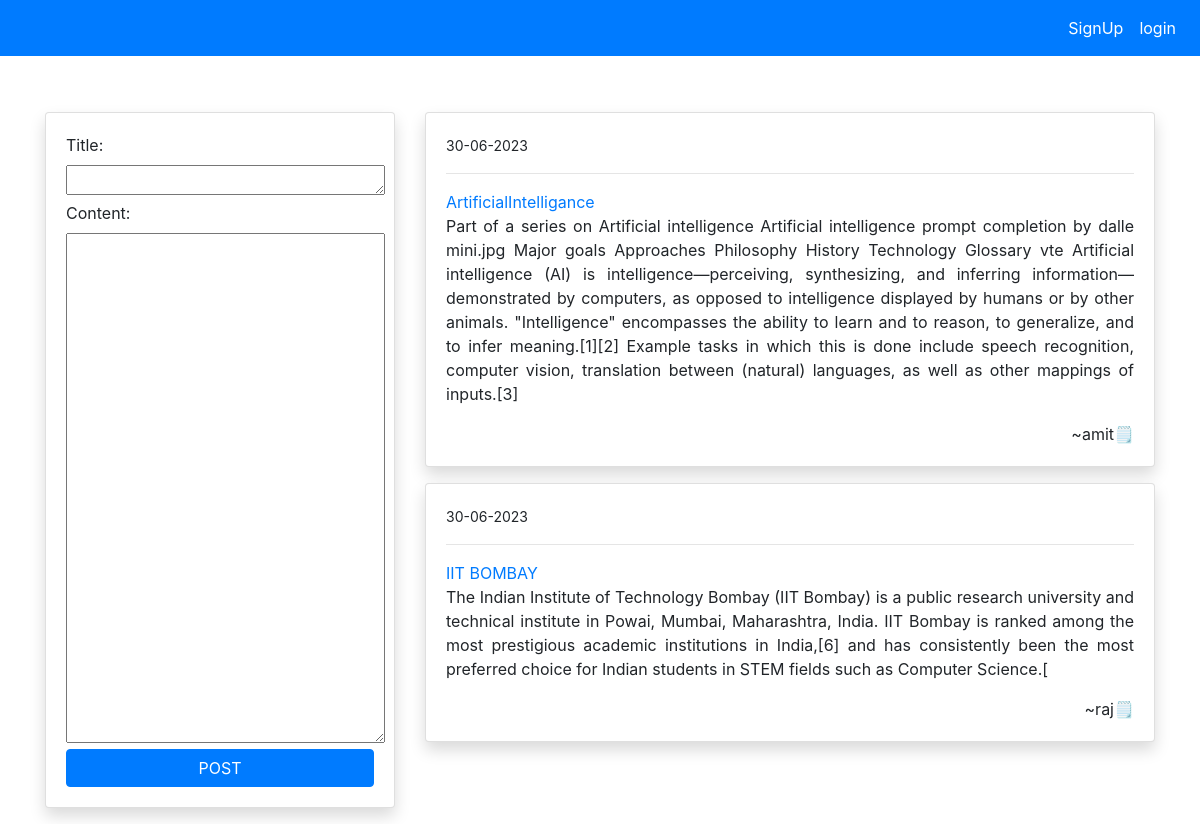
Page /blog on the committed database.
### blog/models.py (models this page shows, shortened)
class PostModel(models.Model):
    title=models.CharField(max_length=100)
    content=models.TextField()
    author=models.ForeignKey(User,on_delete=models.CASCADE)
    date_created=models.DateTimeField(auto_now_add=True)
    class Meta:
        ordering = ('-date_created',)

### blog/views.py (the view)
# urls.py: path('blog',views.index,name='blog-index'),
def index(request):
    posts=PostModel.objects.all()
    if request.method == 'POST':
        form=PostModelForm(request.POST)
        if form.is_valid():
            instance = form.save(commit=False)
            instance.author = request.user
            instance.save()
            return redirect('blog-index')
    else:
        form = PostModelForm()
    context={
        'posts':posts,
        'form':form
    }
    return render(request,'blog/index.html',context)

### blog/forms.py
class PostModelForm(forms.ModelForm):
    content = forms.CharField(widget=forms.Textarea(attrs={'rows':21,'cols':29}))
    title = forms.CharField(widget=forms.Textarea(attrs={'rows':1.5,'cols':29}))
    class Meta:
        model=PostModel
        fields=('title','content')

### templates/blog/index.html (shortened to what this page needs)
{% extends 'partials/base.html' %}
{% block content %}
<div class="container">
    <div class="row mt-5 pt-5">
        <div class="col-md-4">
            <div class="card my-3 shadow">
                <div class="card-body">
                    <form method="POST">
                        {{ form }}
                        <input class="btn btn-primary btn-block" type="submit" value="POST">
                    </div>
                </div>
            </div>
        <div class="col-md-8">
            {% for post in posts %}
            <div class='card shadow my-3'>
                <div class="card-body">
                    <div class="row">
                        <div class="col-md-12">
             <small>{{ post.date_created|date:"d-m-Y" }}</small>
                            <hr>
                        <a href="">{{ post.title}} </a>
                        <p class="text-justify">
                          {{ post.content}}</p>
                          <p class="float-right mb-0">~{{post.author}}🗒️</p>
                        </div>
                    </div>
                </div>
            </div>
            {% endfor %}
        </div>
    </div>
</div>
{% endblock %}

### templates/partials/base.html (shortened to what this page needs)
<!doctype html>
<html lang="en">
  <head>
    <link rel="stylesheet" href="https://cdn.jsdelivr.net/npm/bootstrap@4.6.2/dist/css/bootstrap.min.css">
  </head>
  <body>
   {% include 'partials/nav.html' %}
   {% block content %}
    {% endblock %}
  </body>
</html>

### templates/partials/nav.html (shortened to what this page needs)
<nav class="navbar navbar-expand-lg navbar-primary bg-primary fixed-top">
  {% if request.user.is_authenticated %}
 <div class="container">
    <a class="navbar-brand text-white" href="{% url 'blog-index' %}">Insight</a>
    <button class="navbar-toggler" type="button" data-toggle="collapse" data-target="#navbarSupportedContent" aria-controls="navbarSupportedContent" aria-expanded="false" aria-label="Toggle navigation">
      <span class="navbar-toggler-icon"></span>
    </button>
  <div class="collapse navbar-collapse" id="navbarSupportedContent">
      <ul class="navbar-nav ml-auto">
        <li class="nav-item active">
          <a class="nav-link text-white" href="#">Welcome 🙎🏻‍♂️{{ user }} <span class="sr-only">(current)</span></a>
        </li>
        <li class="nav-item">
          <a class="nav-link text-white" href="{% url 'users-logout'%}">Logout</a>
        </li>
      </ul>
      {% else %}
      <ul class="navbar-nav ml-auto">
        <li class="nav-item active">
          <a class="nav-link text-white" href="{% url 'user-sign-up' %}">SignUp <span class="sr-only">(current)</span></a>
        </li>
        <li class="nav-item">
          <a class="nav-link text-white" href="{% url 'users-login' %}">login</a>
        </li>
      </ul>
{% endif %}
</nav>

### rows in the picture
PostModel: date_created "30-06-2023", title "ArtificialIntelligance", content "Part of a series on Artificial intelligence Artificial intelligence prompt completion by dalle mini.jpg Major goals Approaches Philosophy History Technology Glossary vte Artificial intelligence (AI) is intelligence—perceiving, synthesizing, and inferring information—demonstrated by computers, as opposed to intelligence displayed by humans or by other animals. \"Intelligence\" encompasses the ability to learn and to reason, to generalize, and to infer meaning.[1][2] Example tasks in which this is done include speech recognition, computer vision, translation between (natural) languages, as well as other mappings of inputs.[3]", author "amit"
PostModel: date_created "30-06-2023", title "IIT BOMBAY", content "The Indian Institute of Technology Bombay (IIT Bombay) is a public research university and technical institute in Powai, Mumbai, Maharashtra, India. IIT Bombay is ranked among the most prestigious academic institutions in India,[6] and has consistently been the most preferred choice for Indian students in STEM fields such as Computer Science.[", author "raj"
